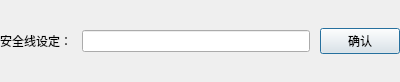
<?xml version="1.0" encoding="UTF-8"?>
<ui version="4.0">
 <class>factorDialog</class>
 <widget class="QDialog" name="factorDialog">
  <property name="geometry">
   <rect>
    <x>0</x>
    <y>0</y>
    <width>400</width>
    <height>82</height>
   </rect>
  </property>
  <property name="windowTitle">
   <string>Dialog</string>
  </property>
  <layout class="QGridLayout" name="gridLayout">
   <property name="margin">
    <number>0</number>
   </property>
   <property name="spacing">
    <number>0</number>
   </property>
   <item row="0" column="0">
    <layout class="QHBoxLayout" name="horizontalLayout">
     <property name="spacing">
      <number>10</number>
     </property>
     <item>
      <widget class="QLabel" name="label">
       <property name="text">
        <string>安全线设定：</string>
       </property>
      </widget>
     </item>
     <item>
      <widget class="QLineEdit" name="factorEdit"/>
     </item>
     <item>
      <widget class="QPushButton" name="okButton">
       <property name="text">
        <string>确认</string>
       </property>
      </widget>
     </item>
    </layout>
   </item>
  </layout>
 </widget>
 <resources/>
 <connections/>
</ui>
